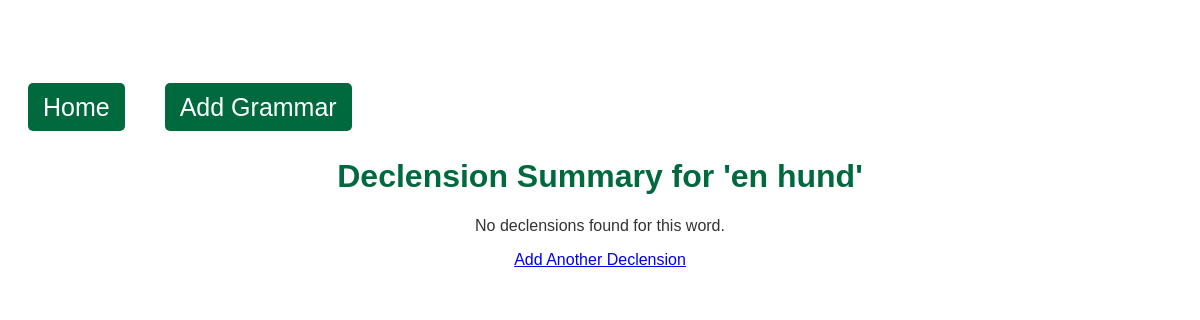
The page /summary_declension/136 on the database as committed earlier.
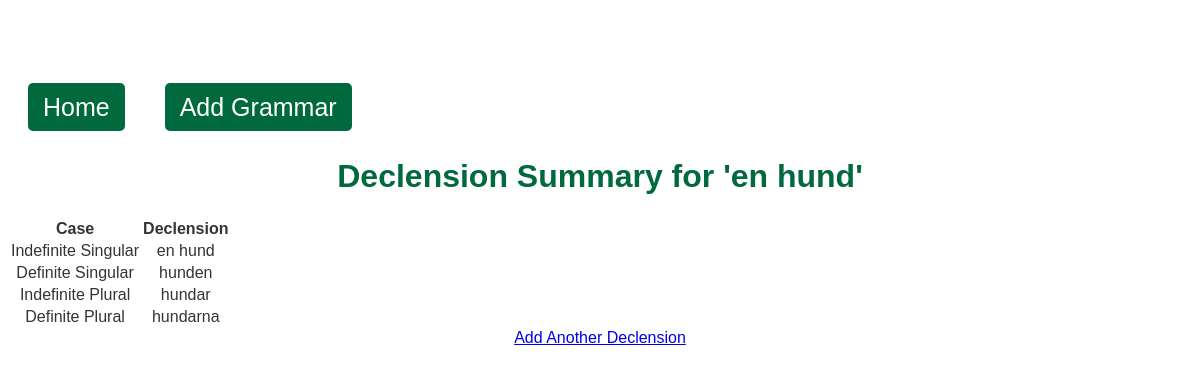
The same page on the database as committed later.
### tables this page shows
CREATE TABLE vocabulary (
                id INTEGER PRIMARY KEY AUTOINCREMENT,
                swedish_word TEXT NOT NULL,
                german_word TEXT NOT NULL
            );

CREATE TABLE declensions (
                id INTEGER PRIMARY KEY AUTOINCREMENT,
                word_id INTEGER,
                indefinite_singular TEXT,
                definite_singular TEXT,
                indefinite_plural TEXT,
                definite_plural TEXT,
                FOREIGN KEY(word_id) REFERENCES vocabulary(id)
            );

### app.py (the view)
@app.route('/summary_declension/<int:word_id>')
def summary_declension(word_id):
    with sqlite3.connect('database.db') as conn:
        cursor = conn.cursor()
        cursor.execute('SELECT swedish_word FROM vocabulary WHERE id = ?', (word_id,))
        word = cursor.fetchone()[0]
        cursor.execute('SELECT * FROM declensions WHERE word_id = ?', (word_id,))
        declension = cursor.fetchone()
    return render_template('summary_declension.html', word=word, declension=declension)

### templates/summary_declension.html (shortened to what this page needs)
<!DOCTYPE html>
<html lang="en">
<head>
    <link rel="stylesheet" href="{{ url_for('static', filename='style.css') }}">
</head>
<body>
    <nav class="navbar">
        <ul class="navbar-nav">
            <li class="nav-item">
                <a href="/">Home</a>
            </li>
            <li class="nav-item">
                <a href="/add_grammar">Add Grammar</a>
            </li>
        </ul>
    </nav>
    <div class="summary-container">
        <h1>Declension Summary for '{{ word }}'</h1>
        {% if declension %}
        <table class="declension-table">
            <tr>
                <th>Case</th>
                <th>Declension</th>
            </tr>
            <tr>
                <td>Indefinite Singular</td>
                <td>{{ declension[2] }}</td>
            </tr>
            <tr>
                <td>Definite Singular</td>
                <td>{{ declension[3] }}</td>
            </tr>
            <tr>
                <td>Indefinite Plural</td>
                <td>{{ declension[4] }}</td>
            </tr>
            <tr>
                <td>Definite Plural</td>
                <td>{{ declension[5] }}</td>
            </tr>
        </table>
        {% else %}
        <p>No declensions found for this word.</p>
        {% endif %}
        <a href="/add_grammar" class="btn">Add Another Declension</a>
    </div>
</body>
</html>

### static/style.css (style rules this page uses)
body { font-family: Arial, sans-serif; background: url('/static/Images/SwedishHut.jpg') no-repeat center center fixed; background-size: cover; color: #333; text-align: center; padding-top: 50px; }
h1 { color: #00693e; }
nav { margin-top: 20px; }
nav a { text-decoration: none; padding: 10px 15px; background-color: #00693e; color: #fff; border-radius: 5px; margin: 0 5px; }
.navbar-nav { list-style: none; margin: 0; padding: 0; display: flex; }
.nav-item { padding: 15px; font-size: 25px; background-color: rgba(255, 255, 255, 0.8); }

Rows that differ between the two databases and show on the page:
added declensions: indefinite_singular "en hund", definite_singular "hunden", indefinite_plural "hundar", definite_plural "hundarna"
Other text that changed with them:
text no longer shown: "No declensions found for this word."
text now shown: "Case Declension Indefinite Singular Definite Singular Indefinite Plural Definite Plural"
